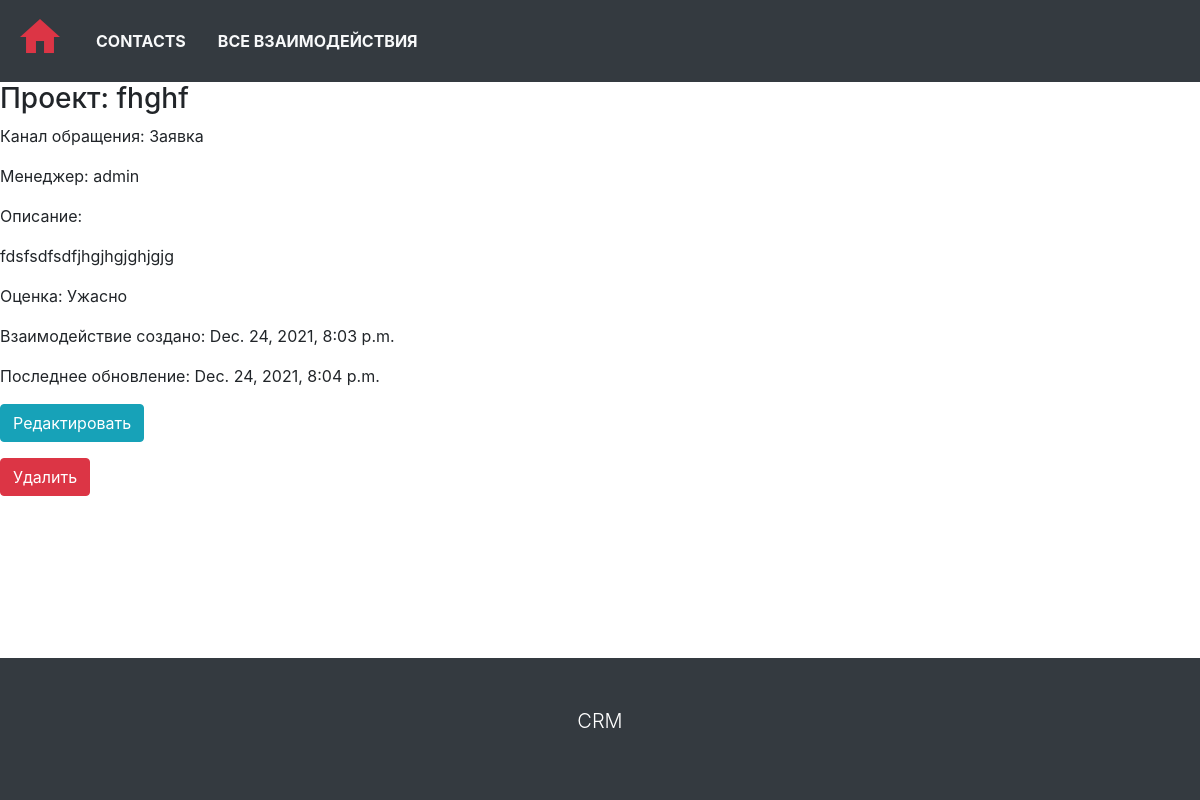
Screenshot of /interactions/interaction/21/ with the database file from the repository.
### main_crm/models.py (models this page shows, shortened)
class Interaction(models.Model):
    project = models.ForeignKey('Project', on_delete=models.CASCADE)
    CHANNELS = (
        ('r', 'Заявка'),
        ('l', 'Письмо'),
        ('w', 'Сайт'),
        ('i', 'Инициатива компании'),
    )
    channel = models.CharField(max_length=1, choices=CHANNELS)
    manager = models.ForeignKey(User, on_delete=models.CASCADE)
    description = RichTextUploadingField(blank=True)
    MARKS = (
        ('1', 'Ужасно'),
        ('2', 'Плохо'),
        ('3', 'Нормально'),
        ('4', 'Хорошо'),
        ('5', 'Отлично'),
    )
    mark = models.CharField(max_length=1, choices=MARKS)
    created_at = models.DateTimeField(auto_now_add=True)
    updated_at = models.DateTimeField(auto_now=True)
    class Meta:
        ordering = ['-updated_at']
        verbose_name = 'Interaction'
        verbose_name_plural = 'Interactions'

class Project(models.Model):
    user = models.ForeignKey('Company', on_delete=models.CASCADE)
    title = models.CharField(max_length=250)
    description = RichTextUploadingField(blank=True)
    started_at = models.DateField()
    finished_at = models.DateField(blank=True, null=True)
    cost = models.IntegerField(blank=True, null=True, validators=(MinValueValidator(0),))
    class Meta:
        ordering = ['-started_at']
        verbose_name = 'Project'
        verbose_name_plural = 'Projects'

### main_crm/views.py (the view)
# urls.py: path('interactions/interaction/<int:pk>/', views.InteractionDetailView.as_view(), name='interaction-detail'),
class InteractionDetailView(DetailView):
    queryset = Interaction.objects.all()
    template_name = 'cms_mainpage/interaction_detail.html'

### main_crm/templates/cms_mainpage/interaction_detail.html (shortened to what this page needs)
{% extends 'base.html' %}
{% block content %}
<div class="container-sm">
    <p class="h3">Проект: {{ interaction.project.title }}</p>
    <p>Канал обращения: {{ interaction.get_channel_display }}</p>
    <p>Менеджер: {{ interaction.manager }}</p>
    <p>Описание: {{ interaction.description|safe }}</p>
    <p>Оценка: {{ interaction.get_mark_display }}</p>
    <p>Взаимодействие создано: {{ interaction.created_at }}</p>
    <p>Последнее обновление: {{ interaction.updated_at }}</p>
    <p><a href="{% url 'interaction-update' interaction.pk %}" class="btn btn-info" role="button">Редактировать</a></p>
    <p><a href="{% url 'interaction-delete' interaction.pk %}" class="btn btn-danger" role="button">Удалить</a></p>
</div>
{% endblock %}

### main_crm/static/cms/css/style.css (style rules this page uses)
html, body { height: 100%; }

### rows the page displays
Interaction: project "fhghf", channel "Заявка", manager "admin", description "fdsfsdfsdfjhgjhgjghjgjg", mark "Ужасно", created_at "Dec. 24, 2021, 8:03 p.m.", updated_at "Dec. 24, 2021, 8:04 p.m."
